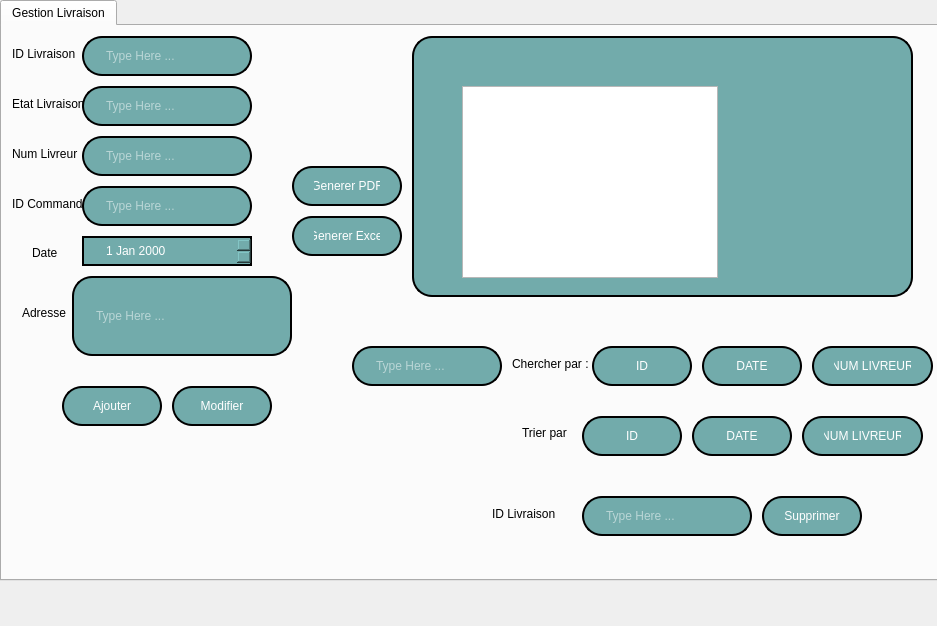
<?xml version="1.0" encoding="UTF-8"?>
<ui version="4.0">
 <class>gestionlivraison</class>
 <widget class="QDialog" name="gestionlivraison">
  <property name="geometry">
   <rect>
    <x>0</x>
    <y>0</y>
    <width>937</width>
    <height>626</height>
   </rect>
  </property>
  <property name="windowTitle">
   <string>Dialog</string>
  </property>
  <widget class="QTabWidget" name="tabWidget">
   <property name="geometry">
    <rect>
     <x>0</x>
     <y>0</y>
     <width>1091</width>
     <height>581</height>
    </rect>
   </property>
   <property name="currentIndex">
    <number>0</number>
   </property>
   <widget class="QWidget" name="tab">
    <attribute name="title">
     <string>Gestion Livraison</string>
    </attribute>
    <widget class="QLabel" name="label">
     <property name="geometry">
      <rect>
       <x>10</x>
       <y>20</y>
       <width>111</width>
       <height>16</height>
      </rect>
     </property>
     <property name="text">
      <string>ID Livraison</string>
     </property>
    </widget>
    <widget class="QLineEdit" name="lineEdit">
     <property name="geometry">
      <rect>
       <x>80</x>
       <y>10</y>
       <width>170</width>
       <height>40</height>
      </rect>
     </property>
     <property name="styleSheet">
      <string notr="true">QLineEdit
{
border: 2px solid rgb(0, 0, 0);
border-radius: 20px;
color: #FFF;
padding-left: 20px;
padding-right: 20px;
background-color: rgb(114, 171, 171);
}

QLineEdit:hover
{
border: 2px solid rgb(82, 124, 124)
}

</string>
     </property>
     <property name="placeholderText">
      <string>Type Here ...</string>
     </property>
    </widget>
    <widget class="QLabel" name="label_2">
     <property name="geometry">
      <rect>
       <x>10</x>
       <y>70</y>
       <width>71</width>
       <height>16</height>
      </rect>
     </property>
     <property name="text">
      <string>Etat Livraison</string>
     </property>
    </widget>
    <widget class="QLineEdit" name="lineEdit_2">
     <property name="geometry">
      <rect>
       <x>80</x>
       <y>60</y>
       <width>170</width>
       <height>40</height>
      </rect>
     </property>
     <property name="styleSheet">
      <string notr="true">QLineEdit
{
border: 2px solid rgb(0, 0, 0);
border-radius: 20px;
color: #FFF;
padding-left: 20px;
padding-right: 20px;
background-color: rgb(114, 171, 171);
}

QLineEdit:hover
{
border: 2px solid rgb(82, 124, 124)
}

</string>
     </property>
     <property name="placeholderText">
      <string>Type Here ...</string>
     </property>
    </widget>
    <widget class="QLabel" name="label_3">
     <property name="geometry">
      <rect>
       <x>10</x>
       <y>120</y>
       <width>81</width>
       <height>16</height>
      </rect>
     </property>
     <property name="text">
      <string>Num Livreur</string>
     </property>
    </widget>
    <widget class="QLineEdit" name="lineEdit_3">
     <property name="geometry">
      <rect>
       <x>80</x>
       <y>110</y>
       <width>170</width>
       <height>40</height>
      </rect>
     </property>
     <property name="styleSheet">
      <string notr="true">QLineEdit
{
border: 2px solid rgb(0, 0, 0);
border-radius: 20px;
color: #FFF;
padding-left: 20px;
padding-right: 20px;
background-color: rgb(114, 171, 171);
}

QLineEdit:hover
{
border: 2px solid rgb(82, 124, 124)
}

</string>
     </property>
     <property name="placeholderText">
      <string>Type Here ...</string>
     </property>
    </widget>
    <widget class="QLabel" name="label_4">
     <property name="geometry">
      <rect>
       <x>30</x>
       <y>220</y>
       <width>47</width>
       <height>14</height>
      </rect>
     </property>
     <property name="text">
      <string>Date</string>
     </property>
    </widget>
    <widget class="QDateEdit" name="dateEdit">
     <property name="geometry">
      <rect>
       <x>80</x>
       <y>210</y>
       <width>170</width>
       <height>30</height>
      </rect>
     </property>
     <property name="styleSheet">
      <string notr="true">QDateEdit
{
border: 2px solid rgb(0, 0, 0);
border-radius: 20px;
color: #FFF;
padding-left: 20px;
padding-right: 20px;
background-color: rgb(114, 171, 171);
}

QDateEdit:hover
{
border: 2px solid rgb(82, 124, 124)
}

</string>
     </property>
    </widget>
    <widget class="QLabel" name="label_5">
     <property name="geometry">
      <rect>
       <x>20</x>
       <y>280</y>
       <width>47</width>
       <height>14</height>
      </rect>
     </property>
     <property name="text">
      <string>Adresse</string>
     </property>
    </widget>
    <widget class="QPushButton" name="ajouter">
     <property name="geometry">
      <rect>
       <x>60</x>
       <y>360</y>
       <width>100</width>
       <height>40</height>
      </rect>
     </property>
     <property name="styleSheet">
      <string notr="true">QPushButton
{
border: 2px solid rgb(0, 0, 0);
border-radius: 20px;
color: #FFF;
padding-left: 20px;
padding-right: 20px;
background-color: rgb(114, 171, 171);
}
QPushButton:hover
{
border: 2px solid rgb(82, 124, 124)
}



</string>
     </property>
     <property name="text">
      <string>Ajouter</string>
     </property>
    </widget>
    <widget class="QLabel" name="label_7">
     <property name="geometry">
      <rect>
       <x>10</x>
       <y>170</y>
       <width>81</width>
       <height>16</height>
      </rect>
     </property>
     <property name="text">
      <string>ID Commande</string>
     </property>
    </widget>
    <widget class="QLineEdit" name="lineEdit_5">
     <property name="geometry">
      <rect>
       <x>80</x>
       <y>160</y>
       <width>170</width>
       <height>40</height>
      </rect>
     </property>
     <property name="styleSheet">
      <string notr="true">QLineEdit
{
border: 2px solid rgb(0, 0, 0);
border-radius: 20px;
color: #FFF;
padding-left: 20px;
padding-right: 20px;
background-color: rgb(114, 171, 171);
}

QLineEdit:hover
{
border: 2px solid rgb(82, 124, 124)
}

</string>
     </property>
     <property name="placeholderText">
      <string>Type Here ...</string>
     </property>
    </widget>
    <widget class="QLineEdit" name="lineEdit_4">
     <property name="geometry">
      <rect>
       <x>70</x>
       <y>250</y>
       <width>220</width>
       <height>80</height>
      </rect>
     </property>
     <property name="styleSheet">
      <string notr="true">QLineEdit
{
border: 2px solid rgb(0, 0, 0);
border-radius: 20px;
color: #FFF;
padding-left: 20px;
padding-right: 20px;
background-color: rgb(114, 171, 171);
}

QLineEdit:hover
{
border: 2px solid rgb(82, 124, 124)
}

</string>
     </property>
     <property name="placeholderText">
      <string>Type Here ...</string>
     </property>
    </widget>
    <widget class="QTableView" name="tab_livraison">
     <property name="geometry">
      <rect>
       <x>410</x>
       <y>10</y>
       <width>501</width>
       <height>261</height>
      </rect>
     </property>
     <property name="styleSheet">
      <string notr="true">QTableView
{
border: 2px solid rgb(0, 0, 0);
border-radius: 20px;
color: #FFF;
padding-left: 20px;
padding-right: 20px;
background-color: rgb(114, 171, 171);
}

QTableView:hover
{
border: 2px solid rgb(82, 124, 124)
}
</string>
     </property>
    </widget>
    <widget class="QLineEdit" name="tttt">
     <property name="geometry">
      <rect>
       <x>350</x>
       <y>320</y>
       <width>150</width>
       <height>40</height>
      </rect>
     </property>
     <property name="styleSheet">
      <string notr="true">QLineEdit
{
border: 2px solid rgb(0, 0, 0);
border-radius: 20px;
color: #FFF;
padding-left: 20px;
padding-right: 20px;
background-color: rgb(114, 171, 171);
}

QLineEdit:hover
{
border: 2px solid rgb(82, 124, 124)
}
</string>
     </property>
     <property name="placeholderText">
      <string>Type Here ...</string>
     </property>
    </widget>
    <widget class="QPushButton" name="chercherid">
     <property name="geometry">
      <rect>
       <x>590</x>
       <y>320</y>
       <width>100</width>
       <height>40</height>
      </rect>
     </property>
     <property name="styleSheet">
      <string notr="true">QPushButton
{
border: 2px solid rgb(0, 0, 0);
border-radius: 20px;
color: #FFF;
padding-left: 20px;
padding-right: 20px;
background-color: rgb(114, 171, 171);
}

QPushButton:hover
{
border: 2px solid rgb(82, 124, 124)
}
</string>
     </property>
     <property name="text">
      <string>ID</string>
     </property>
    </widget>
    <widget class="QPushButton" name="trierid">
     <property name="geometry">
      <rect>
       <x>580</x>
       <y>390</y>
       <width>100</width>
       <height>40</height>
      </rect>
     </property>
     <property name="styleSheet">
      <string notr="true">QPushButton
{
border: 2px solid rgb(0, 0, 0);
border-radius: 20px;
color: #FFF;
padding-left: 20px;
padding-right: 20px;
background-color: rgb(114, 171, 171);
}

QPushButton:hover
{
border: 2px solid rgb(82, 124, 124)
}</string>
     </property>
     <property name="text">
      <string>ID</string>
     </property>
    </widget>
    <widget class="QLabel" name="label_6">
     <property name="geometry">
      <rect>
       <x>490</x>
       <y>480</y>
       <width>81</width>
       <height>16</height>
      </rect>
     </property>
     <property name="text">
      <string>ID Livraison</string>
     </property>
    </widget>
    <widget class="QLineEdit" name="lineEdit_6">
     <property name="geometry">
      <rect>
       <x>580</x>
       <y>470</y>
       <width>170</width>
       <height>40</height>
      </rect>
     </property>
     <property name="styleSheet">
      <string notr="true">QLineEdit
{
border: 2px solid rgb(0, 0, 0);
border-radius: 20px;
color: #FFF;
padding-left: 20px;
padding-right: 20px;
background-color: rgb(114, 171, 171);
}

QLineEdit:hover
{
border: 2px solid rgb(82, 124, 124)
}
</string>
     </property>
     <property name="placeholderText">
      <string>Type Here ...</string>
     </property>
    </widget>
    <widget class="QPushButton" name="supprimer">
     <property name="geometry">
      <rect>
       <x>760</x>
       <y>470</y>
       <width>100</width>
       <height>40</height>
      </rect>
     </property>
     <property name="styleSheet">
      <string notr="true">QPushButton
{
border: 2px solid rgb(0, 0, 0);
border-radius: 20px;
color: #FFF;
padding-left: 20px;
padding-right: 20px;
background-color: rgb(114, 171, 171);
}

QPushButton:hover
{
border: 2px solid rgb(82, 124, 124)
}



</string>
     </property>
     <property name="text">
      <string>Supprimer</string>
     </property>
    </widget>
    <widget class="QPushButton" name="generer">
     <property name="geometry">
      <rect>
       <x>290</x>
       <y>140</y>
       <width>110</width>
       <height>40</height>
      </rect>
     </property>
     <property name="styleSheet">
      <string notr="true">QPushButton
{
border: 2px solid rgb(0, 0, 0);
border-radius: 20px;
color: #FFF;
padding-left: 20px;
padding-right: 20px;
background-color: rgb(114, 171, 171);
}

QPushButton:hover
{
border: 2px solid rgb(82, 124, 124)
}
</string>
     </property>
     <property name="text">
      <string>Generer PDF</string>
     </property>
    </widget>
    <widget class="QPushButton" name="Francais">
     <property name="geometry">
      <rect>
       <x>1000</x>
       <y>20</y>
       <width>56</width>
       <height>25</height>
      </rect>
     </property>
     <property name="styleSheet">
      <string notr="true">QPushButton
{
border: 2px solid rgb(0, 0, 0);
border-radius: 20px;
color: #FFF;
padding-left: 20px;
padding-right: 20px;
background-color: rgb(114, 171, 171);
}

QPushButton:hover
{
border: 2px solid rgb(82, 124, 124)
}



</string>
     </property>
     <property name="text">
      <string>Fr</string>
     </property>
    </widget>
    <widget class="QPushButton" name="Anglais">
     <property name="geometry">
      <rect>
       <x>1000</x>
       <y>50</y>
       <width>56</width>
       <height>25</height>
      </rect>
     </property>
     <property name="styleSheet">
      <string notr="true">QPushButton
{
border: 2px solid rgb(0, 0, 0);
border-radius: 20px;
color: #FFF;
padding-left: 20px;
padding-right: 20px;
background-color: rgb(114, 171, 171);
}

QPushButton:hover
{
border: 2px solid rgb(82, 124, 124)
}



</string>
     </property>
     <property name="text">
      <string>An</string>
     </property>
    </widget>
    <widget class="QPushButton" name="Excel">
     <property name="geometry">
      <rect>
       <x>290</x>
       <y>190</y>
       <width>110</width>
       <height>40</height>
      </rect>
     </property>
     <property name="styleSheet">
      <string notr="true">QPushButton
{
border: 2px solid rgb(0, 0, 0);
border-radius: 20px;
color: #FFF;
padding-left: 20px;
padding-right: 20px;
background-color: rgb(114, 171, 171);
}

QPushButton:hover
{
border: 2px solid rgb(82, 124, 124)
}



</string>
     </property>
     <property name="text">
      <string>Generer Excel</string>
     </property>
    </widget>
    <widget class="QPushButton" name="modifier">
     <property name="geometry">
      <rect>
       <x>170</x>
       <y>360</y>
       <width>100</width>
       <height>40</height>
      </rect>
     </property>
     <property name="styleSheet">
      <string notr="true">QPushButton
{
border: 2px solid rgb(0, 0, 0);
border-radius: 20px;
color: #FFF;
padding-left: 20px;
padding-right: 20px;
background-color: rgb(114, 171, 171);
}

QPushButton:hover
{
border: 2px solid rgb(82, 124, 124)
}

</string>
     </property>
     <property name="text">
      <string>Modifier</string>
     </property>
    </widget>
    <widget class="QLabel" name="label_8">
     <property name="geometry">
      <rect>
       <x>510</x>
       <y>330</y>
       <width>81</width>
       <height>16</height>
      </rect>
     </property>
     <property name="text">
      <string>Chercher par : </string>
     </property>
    </widget>
    <widget class="QPushButton" name="cherchedate">
     <property name="geometry">
      <rect>
       <x>700</x>
       <y>320</y>
       <width>100</width>
       <height>40</height>
      </rect>
     </property>
     <property name="styleSheet">
      <string notr="true">QPushButton
{
border: 2px solid rgb(0, 0, 0);
border-radius: 20px;
color: #FFF;
padding-left: 20px;
padding-right: 20px;
background-color: rgb(114, 171, 171);
}

QPushButton:hover
{
border: 2px solid rgb(82, 124, 124)
}
</string>
     </property>
     <property name="text">
      <string>DATE</string>
     </property>
    </widget>
    <widget class="QPushButton" name="cherchernum">
     <property name="geometry">
      <rect>
       <x>810</x>
       <y>320</y>
       <width>121</width>
       <height>40</height>
      </rect>
     </property>
     <property name="styleSheet">
      <string notr="true">QPushButton
{
border: 2px solid rgb(0, 0, 0);
border-radius: 20px;
color: #FFF;
padding-left: 20px;
padding-right: 20px;
background-color: rgb(114, 171, 171);
}

QPushButton:hover
{
border: 2px solid rgb(82, 124, 124)
}
</string>
     </property>
     <property name="text">
      <string>NUM LIVREUR</string>
     </property>
    </widget>
    <widget class="QLabel" name="label_9">
     <property name="geometry">
      <rect>
       <x>520</x>
       <y>400</y>
       <width>47</width>
       <height>14</height>
      </rect>
     </property>
     <property name="text">
      <string>Trier par :</string>
     </property>
    </widget>
    <widget class="QPushButton" name="trierdate">
     <property name="geometry">
      <rect>
       <x>690</x>
       <y>390</y>
       <width>100</width>
       <height>40</height>
      </rect>
     </property>
     <property name="styleSheet">
      <string notr="true">QPushButton
{
border: 2px solid rgb(0, 0, 0);
border-radius: 20px;
color: #FFF;
padding-left: 20px;
padding-right: 20px;
background-color: rgb(114, 171, 171);
}

QPushButton:hover
{
border: 2px solid rgb(82, 124, 124)
}
</string>
     </property>
     <property name="text">
      <string>DATE</string>
     </property>
    </widget>
    <widget class="QPushButton" name="triernum">
     <property name="geometry">
      <rect>
       <x>800</x>
       <y>390</y>
       <width>121</width>
       <height>40</height>
      </rect>
     </property>
     <property name="styleSheet">
      <string notr="true">QPushButton
{
border: 2px solid rgb(0, 0, 0);
border-radius: 20px;
color: #FFF;
padding-left: 20px;
padding-right: 20px;
background-color: rgb(114, 171, 171);
}

QPushButton:hover
{
border: 2px solid rgb(82, 124, 124)
}
</string>
     </property>
     <property name="text">
      <string>NUM LIVREUR</string>
     </property>
    </widget>
    <widget class="QTextBrowser" name="textBrowser">
     <property name="geometry">
      <rect>
       <x>460</x>
       <y>60</y>
       <width>256</width>
       <height>192</height>
      </rect>
     </property>
    </widget>
   </widget>
  </widget>
 </widget>
 <resources/>
 <connections/>
</ui>
